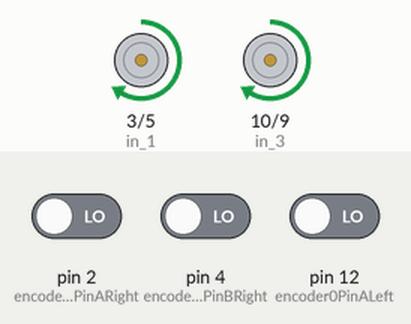
Simulated run of this sketch. Board: Arduino Uno, built with avr-gcc and run on an emulated ATmega328P. Parts: motor-driver pin pairs drawn as motors (green arrow = first pin HIGH = forward, orange = second pin HIGH = backward, longer = more drive). The test bench sets the inputs (shaded band); at power-on: pin 2 (encoder0PinARight) LOW, pin 4 (encoder0PinBRight) LOW, pin 12 (encoder0PinALeft) LOW. What the sketch prints to the serial monitor is not drawn.

Above: at 0.1 s.
At 1.2 s:
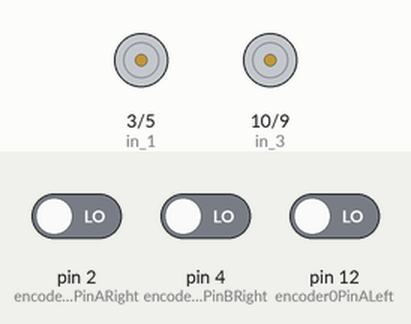
1.3 s: pin 2 (encoder0PinARight) driven HIGH
Timing chart, 0 to 4.3 s (numbered marks = the images above; inputs shaded):
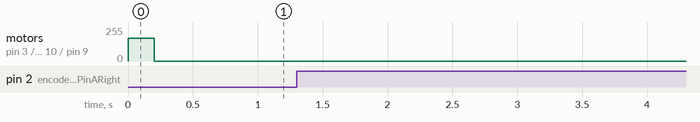

The sketch:

Prueba_Encoder.ino
```cpp
const int in_1 = 3; // Left drive motor pin
const int in_2 = 5; // Left reverse motor pin
const int in_3 = 10;  // Rigth drive motor pin
const int in_4 = 9;  // Right reverse motor pin

int valLeft;
int encoder0PinALeft = 12;
int encoder0PinBLeft = 13;
int encoder0PosLeft = 0;
int encoder0PinALastLeft = LOW;
int nLeft = LOW;

int valRight;
int encoder0PinARight = 2;
int encoder0PinBRight = 4;
int encoder0PosRight = 0;
int encoder0PinALastRight = LOW;
int nRight = LOW;
int empieza=0;

unsigned long startTime;
unsigned long endTime;
unsigned long timeRun = 200;


void setup() {

  pinMode (in_1, OUTPUT);
  pinMode (in_2, OUTPUT);
  pinMode (in_3, OUTPUT);
  pinMode (in_4, OUTPUT);


  pinMode (encoder0PinALeft, INPUT);
  pinMode (encoder0PinBLeft, INPUT);
  pinMode (encoder0PinARight, INPUT);
  pinMode (encoder0PinBRight, INPUT);
  Serial.begin (9600);


}

void loop() {

  if (empieza == 0) {
    analogWrite(in_1, 170);
    analogWrite(in_3, 170);
    startTime = millis();
    empieza = 1;
  }
  nLeft = digitalRead(encoder0PinALeft);
  if ((encoder0PinALastLeft == LOW) && (nLeft == HIGH)) {
    if (digitalRead(encoder0PinBLeft) == LOW) {
      encoder0PosLeft--;
    } else {
      encoder0PosLeft++;
    }
    Serial.print ("Encoder left: ");
    Serial.print(encoder0PosLeft);
    Serial.print("   ");
    Serial.print ("Encoder Right: ");
    Serial.println(encoder0PosRight);


  }
  encoder0PinALastLeft = nLeft;

  nRight = digitalRead(encoder0PinARight);
  if ((encoder0PinALastRight == LOW) && (nRight == HIGH)) {
    if (digitalRead(encoder0PinBRight) == LOW) {
      encoder0PosRight--;
    } else {
      encoder0PosRight++;
    }

    Serial.print ("Encoder left: ");
    Serial.print(encoder0PosLeft);
    Serial.print("   ");
    Serial.print ("Encoder Right: ");
    Serial.println(encoder0PosRight);

  }

  encoder0PinALastRight = nRight;

  endTime = millis();


  if ((endTime - startTime) >= timeRun) {
    analogWrite(in_1, 0);
    analogWrite(in_3, 0);

  }


}
```

Measured:
- after the input at 1.3 s, every drawn part: stays the same
